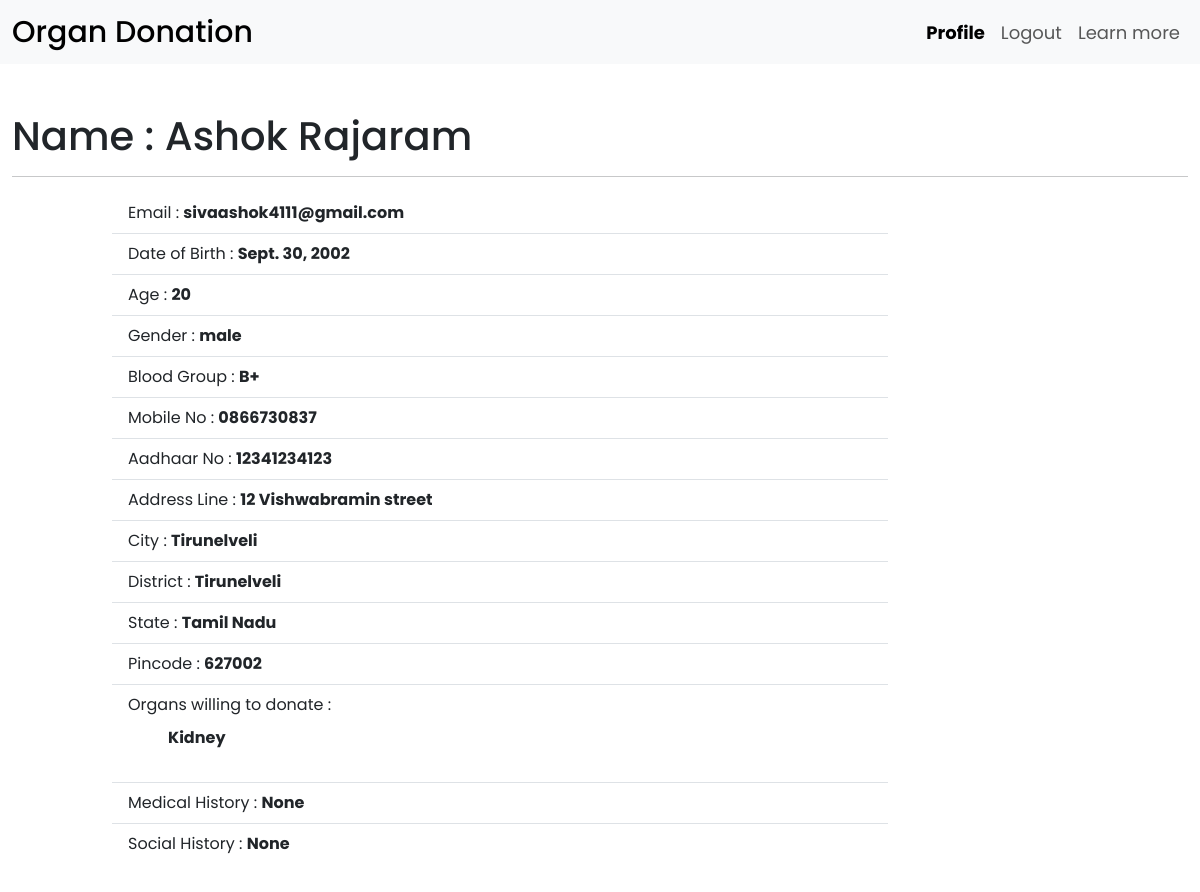
Page /donor/home/ (signed in) on the committed database.
### organdonation/models.py (models this page shows, shortened)
class User(AbstractUser):
   email = models.EmailField(unique=True)
   USERNAME_FIELD = 'email'
   REQUIRED_FIELDS = []
   is_donor = models.BooleanField("Is Donor", default=False)
   is_recipient = models.BooleanField("Is Recipient", default=False)

class Donor(models.Model):
   user = models.OneToOneField(User, on_delete=models.CASCADE, primary_key=True)
   email = models.EmailField(max_length=150, null=True)
   first_name = models.CharField(max_length=60)
   last_name = models.CharField(max_length=60)
   dob = models.DateField(null=True)
   age = models.CharField(max_length=2 ,null=True)
   gender = models.CharField(max_length=10)
   mobile = models.CharField(max_length=10)
   blood_group = models.CharField(max_length=3)
   aadhaar = models.CharField(max_length=16)
   addr_line = models.CharField(max_length=100)
   city = models.CharField(max_length=60)
   district = models.CharField(null=True, max_length=60)
   state = models.CharField(max_length=60)
   pincode = models.CharField(max_length=6)
   organs = models.ManyToManyField(Organ)
   medical_history = models.TextField(max_length=200)
   social_history = models.TextField(max_length=200)

class Organ(models.Model):
   name = models.CharField(max_length=20)
   def __str__(self):
      return self.name

### organdonation/views.py (the view)
# urls.py: path('donor/home/', views.donorhome, name='donorhome'),
@login_required(login_url='login')
def donorhome(request):
    current_user = request.user
    if current_user.is_authenticated and current_user.is_donor:
        organlist = (current_user.donor.organs.all())
        return render(request, 'organdonation/donorhome.html', {'user': current_user, 'organslist': organlist})

### organdonation/templates/organdonation/donorhome.html (shortened to what this page needs)
{% extends 'organdonation/base.html' %}
{% load static %}
{% block csslink%}
<link rel="stylesheet" href="{% static 'organdonation/css/style1.css' %}" />
{%endblock csslink %}
{% block body %}
<div class="container-fluid my-5">
   <div class="row">
      <div class="col-md-12">
         <h1>Name : {{user.first_name}} {{user.last_name}} {{ user.gender }}</h1>
         <hr>
      </div>
   </div>
   <div class="row">
      <div class="col-md-8 offset-md-1">
         <ul class="list-group list-group-flush">
            <li class="list-group-item">Email : <strong>{{ user.email }}</strong></li>
            <li class="list-group-item">Date of Birth : <strong>{{ user.donor.dob }}</strong></li>
            <li class="list-group-item">Age : <strong>{{ user.donor.age }}</strong></li>
            <li class="list-group-item">Gender : <strong>{{ user.donor.gender }}</strong></li>
            <li class="list-group-item">Blood Group :
               <strong>
               {% if user.donor.blood_group == 'bp' %}
                  B+
               {% elif user.donor.blood_group == 'bn' %}
                  B-
               {% elif user.donor.blood_group == 'an' %}
                  A-
               {% elif user.donor.blood_group == 'ap' %}
                  A+
               {% elif user.donor.blood_group == 'op' %}
                  O+
               {% elif user.donor.blood_group == 'on' %}
                  O-
               {% elif user.donor.blood_group == 'abp' %}
                  AB+
               {% elif user.donor.blood_group == 'abn' %}
                  AB-
               {% endif %}
            </strong></li>
            <li class="list-group-item">Mobile No : <strong>{{ user.donor.mobile }}</strong></li>
            <li class="list-group-item">Aadhaar No : <strong>{{ user.donor.aadhaar }}</strong></li>
            <li class="list-group-item">Address Line : <strong>{{ user.donor.addr_line }}</strong></li>
            <li class="list-group-item">City : <strong>{{ user.donor.city }}</strong></li>
            <li class="list-group-item">District : <strong>{{ user.donor.district }}</strong></li>
            <li class="list-group-item">State : <strong>{{ user.donor.state }}</strong></li>
            <li class="list-group-item">Pincode : <strong>{{ user.donor.pincode }}</strong></li>
            <li class="list-group-item">Organs willing to donate : <br>
               <table class="table table-borderless w-auto">
                  <thead>
                     <tr>
                           {% for organs in organslist %}
                           <th><ul>{{  organs | capfirst  }}</ul></th>
                           {% endfor %}
                        </tr>
                     </thead>
                  </table>
            </li>
            <li class="list-group-item">Medical History : <strong>{{ user.donor.medical_history }}</strong></li>
            <li class="list-group-item">Social History : <strong>{{ user.donor.social_history }}</strong></li>
         </ul>
      </div>
   </div>
</div>
{% endblock %}

### organdonation/static/organdonation/css/style1.css (style rules this page uses)
:root { --background-color: #f2e9e4; --light: #c9ada7; --medium: #9a8c98; --dark: #4a4e69; --text-color: #22223b; }
* { margin: 0; padding: 0; box-sizing: border-box; font-family: "Poppins", sans-serif; }

### rows in the picture
User: first_name "Ashok", last_name "Rajaram", email "sivaashok4111@gmail.com", donor.dob "Sept. 30, 2002", donor.age "20", donor.gender "male", donor.mobile "0866730837", donor.aadhaar "12341234123", donor.addr_line "12 Vishwabramin street", donor.city "Tirunelveli", donor.district "Tirunelveli", donor.state "Tamil Nadu", donor.pincode "627002", donor.medical_history "None", donor.social_history "None"
Organ: name "Kidney"
